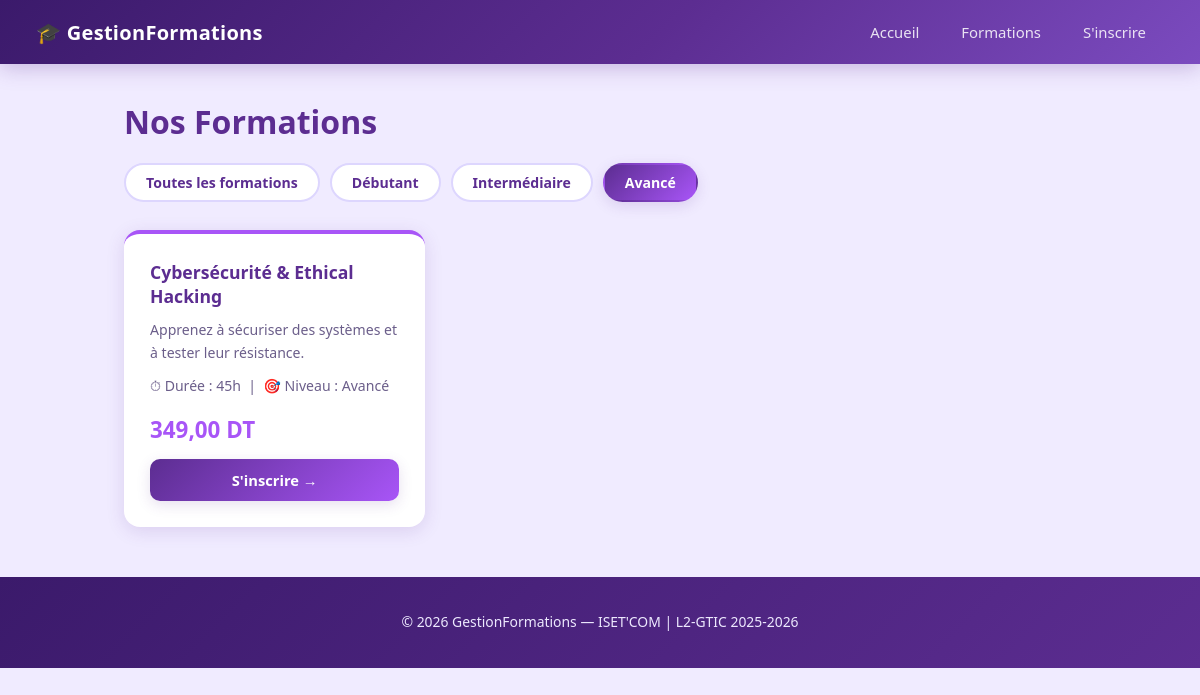
The app's page /index.php?page=formations&niveau=Avancé with its own data.
### tables this page shows
CREATE TABLE IF NOT EXISTS formations (
    id          INT AUTO_INCREMENT PRIMARY KEY,
    titre       VARCHAR(150) NOT NULL,
    description TEXT         NOT NULL,
    prix        DECIMAL(8,2) NOT NULL DEFAULT 0,
    duree       VARCHAR(30)  DEFAULT '20h',
    niveau      VARCHAR(50)  DEFAULT 'Tous niveaux',
    created_at  TIMESTAMP    DEFAULT CURRENT_TIMESTAMP
);

### FormationController.php (called while the page is built)
<?php
require_once 'models/Formation.php';
$niveau = $_GET['niveau'] ?? '';
$formations = Formation::getAll($niveau);
require 'views/formations.php';

### Formation.php (called while the page is built, shortened)
<?php
class Formation {
    public static function getAll(string $niveau = ''): array {
        $pdo = Database::connect();
        if (!empty($niveau)) {
            $stmt = $pdo->prepare('SELECT * FROM formations WHERE niveau = ? ORDER BY id ASC');
            $stmt->execute([$niveau]);
        } else {
            $stmt = $pdo->query('SELECT * FROM formations ORDER BY id ASC');
        }
        return $stmt->fetchAll();
    }
}

### formations.php (the view, shortened to what this page needs)
<?php
require 'views/partials/header.php';
?>
<div class="container">
    <h1>Nos Formations</h1>
    <div class="filtres">
        <a href="index.php?page=formations" <?= empty($niveau) ? 'class="active"' : '' ?>>
            Toutes les formations
        </a>
        <a href="index.php?page=formations&niveau=Débutant" <?= $niveau === 'Débutant' ? 'class="active"' : '' ?>>
            Débutant
        </a>
        <a href="index.php?page=formations&niveau=Intermédiaire" <?= $niveau === 'Intermédiaire' ? 'class="active"' : '' ?>>
            Intermédiaire
        </a>
        <a href="index.php?page=formations&niveau=Avancé" <?= $niveau === 'Avancé' ? 'class="active"' : '' ?>>
            Avancé
        </a>
    </div>
    <?php if (empty($formations)): ?>
        <p>Aucune formation disponible pour le moment.</p>
    <?php else: ?>
        <div class="formations-grid">
            <?php foreach ($formations as $f): ?>
                <div class="formation-card">
                    <h2><?= htmlspecialchars($f['titre']) ?></h2>
                    <p><?= htmlspecialchars($f['description']) ?></p>
                    <p class="meta">
                        ⏱ Durée : <?= htmlspecialchars($f['duree']) ?>
                        &nbsp;|&nbsp;
                        🎯 Niveau : <?= htmlspecialchars($f['niveau']) ?>
                    </p>
                    <p class="prix"><?= number_format($f['prix'], 2, ',', ' ') ?> DT</p>
                    <a class="btn-inscrire"
                       href="index.php?page=inscription&formation_id=<?= $f['id'] ?>">
                        S'inscrire →
                    </a>
                </div>
            <?php endforeach; ?>
        </div>
    <?php endif; ?>
</div>
<?php require 'views/partials/footer.php'; ?>

### style.css (style rules this page uses)
:root { --primary: #5C2D91; --primary-dark: #3B1A6B; --primary-light: #7B4BBF; --accent: #A855F7; --accent-light: #C084FC; --lavande: #EDE9FE; --lavande-mid: #DDD6FE; --violet-pale: #F5F3FF; --bg: #F0EBFF; --white: #FFFFFF; --text: #1E1035; --text-muted: #6B5E8A; --success: #059669; --success-light: #D1FAE5; --warning: #D97706; --warning-light: #FEF3C7; --shadow: rgba(92, 45, 145, 0.15); --shadow-strong: rgba(92, 45, 145, 0.28); }
* { box-sizing: border-box; margin: 0; padding: 0; }
body { font-family: 'Segoe UI', Arial, sans-serif; background: var(--bg); color: var(--text); min-height: 100vh; }
h1, h2, h3 { color: var(--primary); font-weight: 700; }
p { margin: 10px 0; line-height: 1.65; }
a { color: var(--primary-light); text-decoration: none; transition: color 0.2s; }
.container { max-width: 1000px; margin: 36px auto; padding: 0 24px; }
.formations-grid { display: grid; grid-template-columns: repeat(auto-fill, minmax(290px, 1fr)); gap: 24px; margin-top: 28px; }
.formation-card { background: var(--white); border-radius: 16px; padding: 26px; box-shadow: 0 4px 18px var(--shadow); transition: transform 0.25s, box-shadow 0.25s; display: flex; flex-direction: column; gap: 10px; border-top: 4px solid var(--accent); }
.formation-card h2 { font-size: 1.1em; color: var(--primary); font-weight: 700; }
.formation-card p { font-size: 0.88em; color: var(--text-muted); margin: 0; }
.formation-card .meta { display: flex; gap: 8px; flex-wrap: wrap; }
.formation-card .prix { font-size: 1.4em; font-weight: 800; color: var(--accent); margin-top: 4px; }
.btn-inscrire { display: block; margin-top: auto; padding: 11px 20px; background: linear-gradient(135deg, var(--primary), var(--accent)); color: white; border-radius: 10px; font-size: 0.92em; font-weight: 700; text-align: center; transition: all 0.22s; box-shadow: 0 4px 14px var(--shadow); }
.filtres { margin: 20px 0; display: flex; gap: 10px; flex-wrap: wrap; }
.filtres a { padding: 8px 20px; background: var(--white); border-radius: 50px; font-size: 0.88em; color: var(--primary); font-weight: 600; border: 2px solid var(--lavande-mid); transition: all 0.2s; }
.filtres a:hover, .filtres a.active { background: linear-gradient(135deg, var(--primary), var(--accent)); color: white; border-color: transparent; text-decoration: none; box-shadow: 0 4px 14px var(--shadow); }

### records on screen
formations: titre "Cybersécurité & Ethical Hacking", description "Apprenez à sécuriser des systèmes et à tester leur résistance.", duree "45h", niveau "Avancé", prix "349,00"
